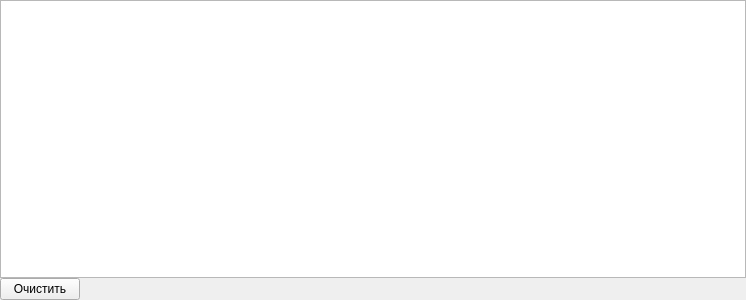
<?xml version="1.0" encoding="UTF-8"?>
<ui version="4.0">
 <class>TCPLogsWigtets</class>
 <widget class="QWidget" name="TCPLogsWigtets">
  <property name="geometry">
   <rect>
    <x>0</x>
    <y>0</y>
    <width>746</width>
    <height>300</height>
   </rect>
  </property>
  <property name="windowTitle">
   <string>Form</string>
  </property>
  <layout class="QVBoxLayout" name="verticalLayout">
   <property name="spacing">
    <number>0</number>
   </property>
   <property name="leftMargin">
    <number>0</number>
   </property>
   <property name="topMargin">
    <number>0</number>
   </property>
   <property name="rightMargin">
    <number>0</number>
   </property>
   <property name="bottomMargin">
    <number>0</number>
   </property>
   <item>
    <widget class="QPlainTextEdit" name="ptLogs"/>
   </item>
   <item>
    <widget class="QWidget" name="widget" native="true">
     <layout class="QHBoxLayout" name="horizontalLayout">
      <property name="spacing">
       <number>0</number>
      </property>
      <property name="leftMargin">
       <number>0</number>
      </property>
      <property name="topMargin">
       <number>0</number>
      </property>
      <property name="rightMargin">
       <number>0</number>
      </property>
      <property name="bottomMargin">
       <number>0</number>
      </property>
      <item>
       <widget class="QPushButton" name="bClearLogs">
        <property name="text">
         <string>Очистить</string>
        </property>
       </widget>
      </item>
      <item>
       <spacer name="horizontalSpacer">
        <property name="orientation">
         <enum>Qt::Horizontal</enum>
        </property>
        <property name="sizeHint" stdset="0">
         <size>
          <width>40</width>
          <height>20</height>
         </size>
        </property>
       </spacer>
      </item>
     </layout>
    </widget>
   </item>
  </layout>
 </widget>
 <resources/>
 <connections/>
</ui>
